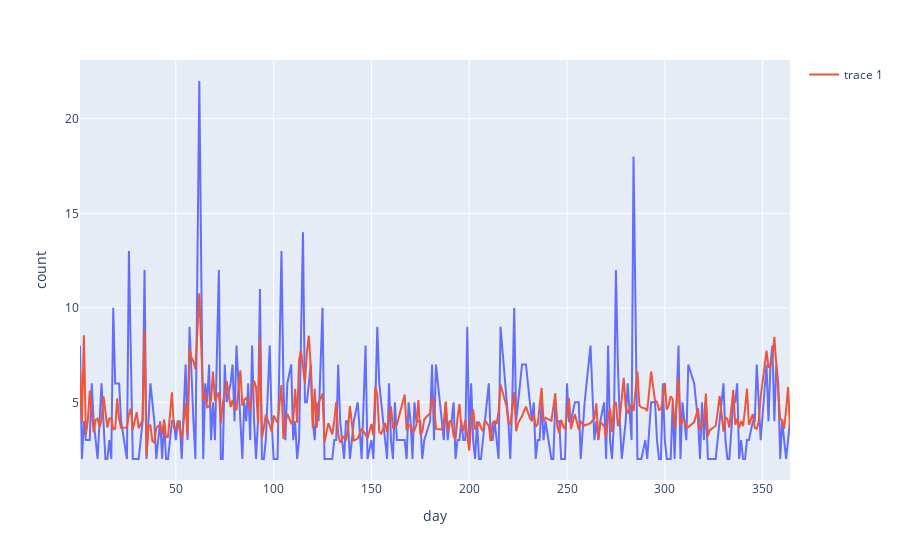

This figure's notebook cell:
### Code cell
import plotly.express as px
fig = px.line(one_row, x="day", y="count")
fig.add_scatter(x=one_row["day"], y=one_row["predicted"], mode="lines")
fig.show()

### Figure 1 — Plotly figure (JSON) as saved in the notebook; plotly's stock layout.template omitted (floating-point values rounded to 4 significant figures; data arrays with more than 128 entries replaced by an {"elided": "..."} marker saying what was removed)
{"data": [{"hovertemplate": "day=%{x}<br>count=%{y}<extra></extra>", "legendgroup": "", "line": {"color": "#636efa", "dash": "solid"}, "mode": "lines", "name": "", "orientation": "v", "showlegend": false, "type": "scatter", "x": {"elided": "302 int values"}, "xaxis": "x", "y": {"elided": "302 int values"}, "yaxis": "y"}, {"mode": "lines", "type": "scatter", "x": {"elided": "302 int values"}, "y": {"elided": "302 float values"}}], "layout": {"legend": {"tracegroupgap": 0}, "margin": {"t": 60}, "xaxis": {"anchor": "y", "domain": [0, 1], "title": {"text": "day"}}, "yaxis": {"anchor": "x", "domain": [0, 1], "title": {"text": "count"}}}}
